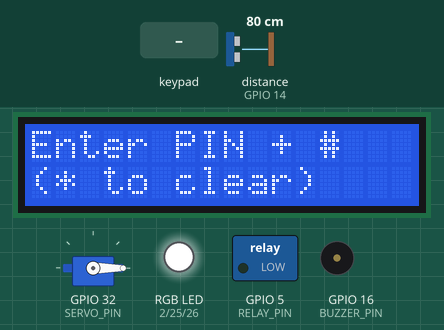
This program was run on a simulated ESP32. Parts: servo, 16×2 character LCD, switched loads named in the program (green lamp = pin HIGH), an RGB LED mixed from three pins (HIGH = lit), buzzer (waves = sounding, pin HIGH). Wiring (from diagram.json): ultrasonic range finder: trigger GPIO 13; echo GPIO 14. The inputs (shaded band) are chosen by the test bench; at power-on: distance to the obstacle (sensor on GPIO 14) 80 cm. The echo pulse lasts 58.3 µs per cm; WiFi joins after 1.5 s; servers stay silent unless stated; pins used as bus, display or sensor lines are not drawn; what the program prints to the serial monitor is not drawn.

Above: at 3.9 s.
4.0 s: keypad keys 2 3 1 9 1 8 1 7 # pressed 0.4 s apart
At 8.4 s:
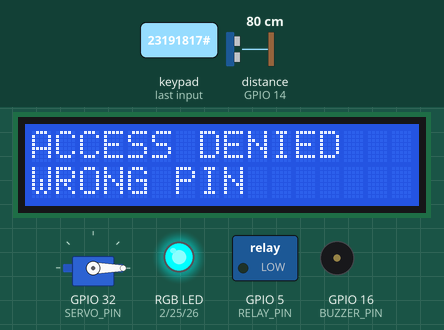
9.1 s: keypad keys 1 2 3 4 # pressed 0.4 s apart
At 12.4 s:
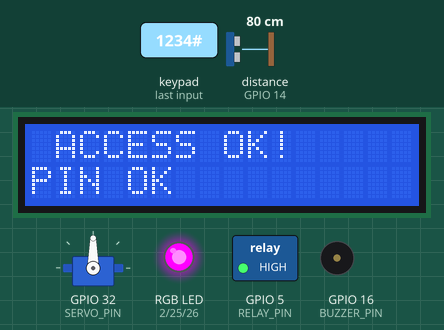
17.4 s: distance to the obstacle (sensor on GPIO 14) set to 23 cm
20.2 s: distance to the obstacle (sensor on GPIO 14) set to 19 cm
21.7 s: key '*' pressed
At 22.1 s:
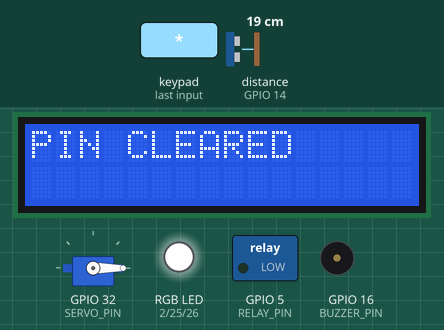
24.0 s: keypad keys 1 2 3 4 # pressed 0.4 s apart
At 34.8 s:
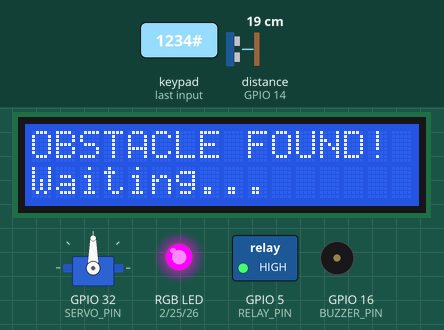
Timing chart, 0 to 35.1 s (numbered marks = the images above; inputs shaded):
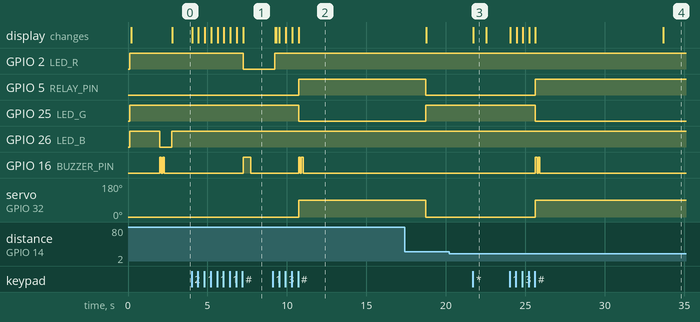

The program:

main.cpp
```cpp
#include <Wire.h>
#include <Keypad.h>
#include <ESP32Servo.h>
#include <LiquidCrystal_I2C.h>

// ════════════════════════════════════════════════════════
//   BLYNK CONFIG  ← συμπλήρωσε τα δικά σου στοιχεία
// ════════════════════════════════════════════════════════
#define BLYNK_TEMPLATE_ID   "TMPL4XmSQac7Q"
#define BLYNK_TEMPLATE_NAME "gate"
#define BLYNK_AUTH_TOKEN    "-yBI1zKh00tYdjzArlafDmm_LObfQOot"

#define BLYNK_PRINT Serial
#include <WiFi.h>
#include <BlynkSimpleEsp32.h>

char ssid[] = "Wokwi-GUEST";
char pass[] = "";
// Virtual Pins
#define VP_GATE_CONTROL  V0   // Blynk → ESP32 : άνοιγμα/κλείσιμο
#define VP_GATE_STATUS   V1   // ESP32 → Blynk : κατάσταση πύλης
#define VP_DISTANCE      V2   // ESP32 → Blynk : απόσταση cm
#define VP_LAST_EVENT    V3   // ESP32 → Blynk : log τελευταίας ενέργειας
#define VP_OBSTACLE      V4   // ESP32 → Blynk : 1=εμπόδιο, 0=ελεύθερο

// ════════════════════════════════════════════════════════
//   ΕΞΥΠΝΗ ΠΥΛΗ ΕΙΣΟΔΟΥ ΚΤΙΡΙΟΥ
//   Hardware: ESP32, Keypad 4x4, Servo, HC-SR04,
//             LCD I2C, Buzzer, RGB LED (common anode), Relay
// ════════════════════════════════════════════════════════

// ─── SERVO ───────────────────────────────────────────────
#define SERVO_PIN 32
Servo gateServo;

// ─── ULTRASONIC HC-SR04 ───────────────────────────────────
#define TRIG_PIN 13
#define ECHO_PIN 14

// ─── BUZZER ───────────────────────────────────────────────
#define BUZZER_PIN 16

// ─── RGB LED (Common Anode → COM στο 3.3V) ───────────────
#define LED_R  2
#define LED_G 25
#define LED_B 26

// ─── RELAY ───────────────────────────────────────────────
#define RELAY_PIN 5

// ─── LCD I2C ─────────────────────────────────────────────
LiquidCrystal_I2C lcd(0x27, 16, 2);

// ─── KEYPAD 4×4 ──────────────────────────────────────────
const byte ROWS = 4;
const byte COLS = 4;

char keys[ROWS][COLS] = {
  {'1','2','3','A'},
  {'4','5','6','B'},
  {'7','8','9','C'},
  {'*','0','#','D'}
};

byte rowPins[ROWS] = {23, 19, 18, 17};
byte colPins[COLS] = {33,  12, 15, 27};

Keypad keypad = Keypad(makeKeymap(keys), rowPins, colPins, ROWS, COLS);

// ─── ACCESS DATA ─────────────────────────────────────────
const String CORRECT_PIN = "1234";

// ─── STATE ───────────────────────────────────────────────
String enteredPin = "";
bool gateOpen = false;
unsigned long gateOpenTime = 0;
const unsigned long GATE_OPEN_DURATION = 8000;

// Blynk timer για ανανέωση δεδομένων
BlynkTimer timer;

// ─── PROTOTYPES ──────────────────────────────────────────
void checkKeypad();
void grantAccess(String method);
void denyAccess(String reason);
void openGate();
void closeGate();
void showIdle();
long getDistance();
void buzzerOK();
void buzzerFail();
void setRGB(bool r, bool g, bool b);
void sendSensorData();
void logEvent(String event);

// ════════════════════════════════════════════════════════
//   BLYNK: Λήψη εντολής από dashboard (V0)
//   0 = κλείσιμο, 1 = άνοιγμα
// ════════════════════════════════════════════════════════
BLYNK_WRITE(VP_GATE_CONTROL) {
  int val = param.asInt();
  if (val == 1 && !gateOpen) {
    grantAccess("Blynk App");
  } else if (val == 0 && gateOpen) {
    closeGate();
    logEvent("Remote CLOSE");
  }
}

// ════════════════════════════════════════════════════════
//   SETUP
// ════════════════════════════════════════════════════════
void setup() {
  Serial.begin(115200);
  delay(100);
  Serial.println("\nSYSTEM STARTING...");

  // Servo
  gateServo.attach(SERVO_PIN, 500, 2400);
  gateServo.write(0);
  Serial.println("Servo READY - Gate CLOSED");

  // Ultrasonic
  pinMode(TRIG_PIN, OUTPUT);
  pinMode(ECHO_PIN, INPUT);
  digitalWrite(TRIG_PIN, LOW);

  // Buzzer
  pinMode(BUZZER_PIN, OUTPUT);
  digitalWrite(BUZZER_PIN, LOW);

  // RGB
  pinMode(LED_R, OUTPUT);
  pinMode(LED_G, OUTPUT);
  pinMode(LED_B, OUTPUT);
  setRGB(false, false, false);

  // Relay
  pinMode(RELAY_PIN, OUTPUT);
  digitalWrite(RELAY_PIN, LOW);

  // LCD
  Wire.begin(21, 22);
  lcd.init();
  lcd.backlight();
  lcd.clear();
  lcd.setCursor(0, 0);
  lcd.print(" SMART GATE ");
  lcd.setCursor(0, 1);
  lcd.print(" Connecting...");

  // WiFi + Blynk
  Serial.println("Connecting to WiFi + Blynk...");
  Blynk.begin(BLYNK_AUTH_TOKEN, ssid, pass);
  Serial.println("Blynk CONNECTED");

  // Self-test
  setRGB(false, false, true);
  buzzerOK();
  delay(400);
  setRGB(false, false, false);

  // Timer: στέλνε sensor data κάθε 2 δευτερόλεπτα
  timer.setInterval(2000L, sendSensorData);

  showIdle();
  logEvent("System START");
  Serial.println("SYSTEM READY");
}

// ════════════════════════════════════════════════════════
//   LOOP
// ════════════════════════════════════════════════════════
void loop() {
  Blynk.run();   // ← απαραίτητο για Blynk
  timer.run();   // ← απαραίτητο για BlynkTimer

  // Auto-close logic
  if (gateOpen && (millis() - gateOpenTime >= GATE_OPEN_DURATION)) {
    long distance = getDistance();
    Serial.print("Distance: ");
    Serial.print(distance);
    Serial.println(" cm");

    if (distance > 20 || distance >= 999) {
      closeGate();
    } else {
      lcd.clear();
      lcd.setCursor(0, 0);
      lcd.print("OBSTACLE FOUND!");
      lcd.setCursor(0, 1);
      lcd.print("Waiting...");
      Serial.println("Obstacle! Waiting...");
      Blynk.virtualWrite(VP_OBSTACLE, 1);
      logEvent("Obstacle detected");
      gateOpenTime = millis();
    }
  }

  checkKeypad();
}

// ════════════════════════════════════════════════════════
//   BLYNK: Στέλνει δεδομένα στο dashboard κάθε 2s
// ════════════════════════════════════════════════════════
void sendSensorData() {
  long dist = getDistance();
  Blynk.virtualWrite(VP_DISTANCE, dist >= 999 ? 0 : dist);
  Blynk.virtualWrite(VP_GATE_STATUS, gateOpen ? 1 : 0);
  Blynk.virtualWrite(VP_OBSTACLE, 0);  // reset obstacle flag
}

// ════════════════════════════════════════════════════════
//   BLYNK: Log γεγονότος
// ════════════════════════════════════════════════════════
void logEvent(String event) {
  Serial.println("EVENT: " + event);
  Blynk.virtualWrite(VP_LAST_EVENT, event);
}

// ════════════════════════════════════════════════════════
//   KEYPAD CHECK
// ════════════════════════════════════════════════════════
void checkKeypad() {
  char key = keypad.getKey();
  if (!key) return;

  Serial.print("Key pressed: ");
  Serial.println(key);

  if (key == '#') {
    Serial.print("PIN entered: ");
    Serial.println(enteredPin);

    if (enteredPin == CORRECT_PIN) {
      grantAccess("PIN OK");
    } else {
      denyAccess("WRONG PIN");
    }
    enteredPin = "";

  } else if (key == '*') {
    enteredPin = "";
    lcd.clear();
    lcd.setCursor(0, 0);
    lcd.print("PIN CLEARED");
    delay(800);
    showIdle();

  } else {
    if (enteredPin.length() < 8) {
      enteredPin += key;
    }
    lcd.setCursor(0, 0);
    lcd.print("ENTER PIN:      ");
    lcd.setCursor(0, 1);
    for (size_t i = 0; i < enteredPin.length(); i++) lcd.print('*');
    for (size_t i = enteredPin.length(); i < 16; i++) lcd.print(' ');
  }
}

// ════════════════════════════════════════════════════════
//   ACCESS GRANTED
// ════════════════════════════════════════════════════════
void grantAccess(String method) {
  Serial.println("ACCESS GRANTED - " + method);
  lcd.clear();
  lcd.setCursor(0, 0);
  lcd.print(" ACCESS OK!");
  lcd.setCursor(0, 1);
  lcd.print(method);

  logEvent("GRANTED: " + method);

  setRGB(false, true, false);
  digitalWrite(RELAY_PIN, HIGH);
  openGate();
  buzzerOK();
}

// ════════════════════════════════════════════════════════
//   ACCESS DENIED
// ════════════════════════════════════════════════════════
void denyAccess(String reason) {
  Serial.println("ACCESS DENIED - " + reason);
  lcd.clear();
  lcd.setCursor(0, 0);
  lcd.print("ACCESS DENIED");
  lcd.setCursor(0, 1);
  lcd.print(reason);

  logEvent("DENIED: " + reason);

  setRGB(true, false, false);
  buzzerFail();
  delay(1500);
  setRGB(false, false, false);
  showIdle();
}

// ════════════════════════════════════════════════════════
//   GATE OPEN / CLOSE
// ════════════════════════════════════════════════════════
void openGate() {
  Serial.println("GATE OPENING...");
  gateServo.write(90);
  gateOpen = true;
  gateOpenTime = millis();
  Blynk.virtualWrite(VP_GATE_STATUS, 1);
  Blynk.virtualWrite(VP_GATE_CONTROL, 1);  // συγχρονισμός button στο app
  Serial.println("GATE OPEN - auto close in 8s");
}

void closeGate() {
  Serial.println("GATE CLOSING...");
  gateServo.write(0);
  gateOpen = false;
  digitalWrite(RELAY_PIN, LOW);
  setRGB(false, false, false);
  Blynk.virtualWrite(VP_GATE_STATUS, 0);
  Blynk.virtualWrite(VP_GATE_CONTROL, 0);  // συγχρονισμός button στο app
  Blynk.virtualWrite(VP_OBSTACLE, 0);
  logEvent("Gate CLOSED");
  Serial.println("GATE CLOSED");
  showIdle();
}

// ════════════════════════════════════════════════════════
//   ULTRASONIC DISTANCE (cm). Returns 999 on timeout.
// ════════════════════════════════════════════════════════
long getDistance() {
  digitalWrite(TRIG_PIN, LOW);
  delayMicroseconds(2);
  digitalWrite(TRIG_PIN, HIGH);
  delayMicroseconds(10);
  digitalWrite(TRIG_PIN, LOW);
  long duration = pulseIn(ECHO_PIN, HIGH, 30000);
  if (duration == 0) return 999;
  return (long)(duration * 0.0343 / 2.0);
}

// ════════════════════════════════════════════════════════
//   RGB LED
// ════════════════════════════════════════════════════════
void setRGB(bool r, bool g, bool b) {
  digitalWrite(LED_R, r ? LOW : HIGH);
  digitalWrite(LED_G, g ? LOW : HIGH);
  digitalWrite(LED_B, b ? LOW : HIGH);
}

// ════════════════════════════════════════════════════════
//   BUZZER SOUNDS
// ════════════════════════════════════════════════════════
void buzzerOK() {
  for (int i = 0; i < 2; i++) {
    digitalWrite(BUZZER_PIN, HIGH);
    delay(100);
    digitalWrite(BUZZER_PIN, LOW);
    delay(80);
  }
}

void buzzerFail() {
  digitalWrite(BUZZER_PIN, HIGH);
  delay(500);
  digitalWrite(BUZZER_PIN, LOW);
}

// ════════════════════════════════════════════════════════
//   IDLE SCREEN
// ════════════════════════════════════════════════════════
void showIdle() {
  lcd.clear();
  lcd.setCursor(0, 0);
  lcd.print("Enter PIN + #");
  lcd.setCursor(0, 1);
  lcd.print("(* to clear)");
}
```

Measured:
- after the input at 4.0 s, GPIO 2 (LED_R): HIGH → LOW after 3.2 s; GPIO 16 (BUZZER_PIN): LOW → HIGH after 3.2 s, → LOW 0.50 s later; the display: first changes at once (image 1 shows a later state)
- after the input at 9.1 s, GPIO 5 (RELAY_PIN): LOW → HIGH after 1.6 s; GPIO 25 (LED_G): HIGH → LOW after 1.6 s
- after the input at 20.2 s, every drawn part: stays the same
- after the input at 21.7 s, the display: changes at once (image 3)
- after the input at 24.0 s, GPIO 5 (RELAY_PIN): LOW → HIGH after 1.6 s; GPIO 25 (LED_G): HIGH → LOW after 1.6 s; GPIO 16 (BUZZER_PIN): alternates HIGH for 0.10 s and LOW for 0.08 s, 4 changes in all, then stays LOW, starting after 1.6 s; servo on GPIO 32 (SERVO_PIN): 0° → 90° after 1.6 s; the display: first changes at once (image 4 shows a later state)
- what the display in image 3 shows lasts 0.8 s, from 21.7 s to 22.5 s
